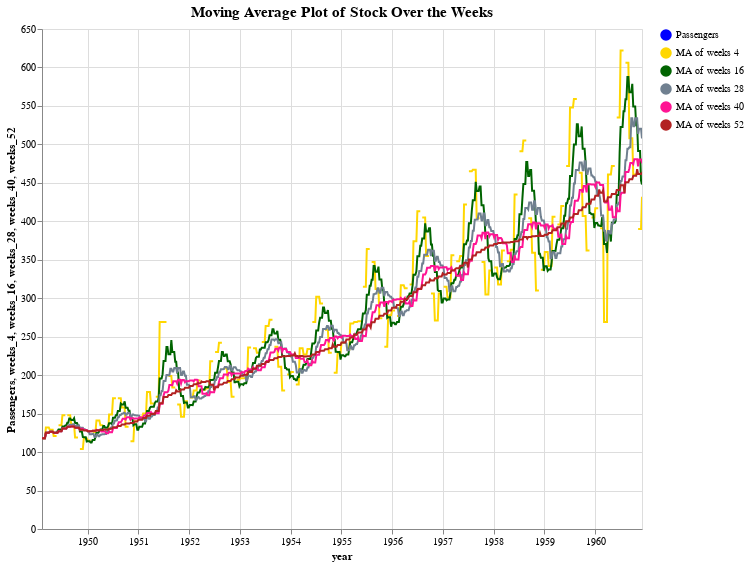

The notebook cell saved with this chart:
### Code cell
# set base for creat custom legend and plots
base = alt.Chart(df_ma.reset_index()).transform_calculate(
legend1="'Passengers'",
legend2="'MA of weeks 4'",
legend3="'MA of weeks 16'",
legend4="'MA of weeks 28'",
legend5="'MA of weeks 40'",
legend6="'MA of weeks 52'"
)
scale = alt.Scale(domain=["Passengers", 
                          "MA of weeks 4",
                          "MA of weeks 16",
                          "MA of weeks 28",
                          "MA of weeks 40",
                          "MA of weeks 52"], 
                  range=['blue', 
                         'gold', 
                         'darkgreen', 
                         'slategray', 
                         'deeppink',
                         'firebrick'])

line1 = base.mark_line(color='blue').encode(
x = 'year:T',
y = 'Passengers:Q',
color=alt.Color('legend1:N', scale=scale, title=''),
)

line2 = base.mark_line(color='gold').encode(
x = 'year:T',
y = 'weeks_4:Q',
color=alt.Color('legend2:N', scale=scale, title='')
)

line3 = base.mark_line(color='darkgreen').encode(
x = 'year:T',
y = 'weeks_16:Q',
color=alt.Color('legend3:N', scale=scale, title='')
)

line4 = base.mark_line(color='slategray').encode(
x = 'year:T',
y = 'weeks_28:Q',
color=alt.Color('legend4:N', scale=scale, title='')
)


line5 = base.mark_line(color='deeppink').encode(
x = 'year:T',
y = 'weeks_40:Q',
color=alt.Color('legend5:N', scale=scale, title='')
)

line6 = base.mark_line(color='firebrick').encode(
x = 'year:T',
y = 'weeks_52:Q',
color=alt.Color('legend6:N', scale=scale, title='')
)

text = line1.mark_text(
    align='left',
    baseline='middle',
    dx=3  # Nudges text to right so it doesn't appear on top of the bar
)   


(line1 + line2 + line3 + line4 + line5 + line6 +text).properties(
    title={"text":['Moving Average Plot of Stock Over the Weeks'],
           "fontSize":15,
           "fontWeight": 'bold',
           "font":'Courier New',},
    height=500, width=600
).interactive()

### Figure 1 — Vega-Lite specification as saved in the notebook (floating-point values rounded to 4 significant figures; data arrays with more than 128 entries replaced by an {"elided": "..."} marker saying what was removed)
{"config": {"view": {"continuousWidth": 400, "continuousHeight": 300}}, "layer": [{"mark": {"type": "line", "color": "blue"}, "encoding": {"color": {"field": "legend1", "scale": {"domain": ["Passengers", "MA of weeks 4", "MA of weeks 16", "MA of weeks 28", "MA of weeks 40", "MA of weeks 52"], "range": ["blue", "gold", "darkgreen", "slategray", "deeppink", "firebrick"]}, "title": "", "type": "nominal"}, "x": {"field": "year", "type": "temporal"}, "y": {"field": "Passengers", "type": "quantitative"}}, "selection": {"selector001": {"type": "interval", "bind": "scales", "encodings": ["x", "y"]}}, "transform": [{"calculate": "'Passengers'", "as": "legend1"}, {"calculate": "'MA of weeks 4'", "as": "legend2"}, {"calculate": "'MA of weeks 16'", "as": "legend3"}, {"calculate": "'MA of weeks 28'", "as": "legend4"}, {"calculate": "'MA of weeks 40'", "as": "legend5"}, {"calculate": "'MA of weeks 52'", "as": "legend6"}]}, {"mark": {"type": "line", "color": "gold"}, "encoding": {"color": {"field": "legend2", "scale": {"domain": ["Passengers", "MA of weeks 4", "MA of weeks 16", "MA of weeks 28", "MA of weeks 40", "MA of weeks 52"], "range": ["blue", "gold", "darkgreen", "slategray", "deeppink", "firebrick"]}, "title": "", "type": "nominal"}, "x": {"field": "year", "type": "temporal"}, "y": {"field": "weeks_4", "type": "quantitative"}}, "transform": [{"calculate": "'Passengers'", "as": "legend1"}, {"calculate": "'MA of weeks 4'", "as": "legend2"}, {"calculate": "'MA of weeks 16'", "as": "legend3"}, {"calculate": "'MA of weeks 28'", "as": "legend4"}, {"calculate": "'MA of weeks 40'", "as": "legend5"}, {"calculate": "'MA of weeks 52'", "as": "legend6"}]}, {"mark": {"type": "line", "color": "darkgreen"}, "encoding": {"color": {"field": "legend3", "scale": {"domain": ["Passengers", "MA of weeks 4", "MA of weeks 16", "MA of weeks 28", "MA of weeks 40", "MA of weeks 52"], "range": ["blue", "gold", "darkgreen", "slategray", "deeppink", "firebrick"]}, "title": "", "type": "nominal"}, "x": {"field": "year", "type": "temporal"}, "y": {"field": "weeks_16", "type": "quantitative"}}, "transform": [{"calculate": "'Passengers'", "as": "legend1"}, {"calculate": "'MA of weeks 4'", "as": "legend2"}, {"calculate": "'MA of weeks 16'", "as": "legend3"}, {"calculate": "'MA of weeks 28'", "as": "legend4"}, {"calculate": "'MA of weeks 40'", "as": "legend5"}, {"calculate": "'MA of weeks 52'", "as": "legend6"}]}, {"mark": {"type": "line", "color": "slategray"}, "encoding": {"color": {"field": "legend4", "scale": {"domain": ["Passengers", "MA of weeks 4", "MA of weeks 16", "MA of weeks 28", "MA of weeks 40", "MA of weeks 52"], "range": ["blue", "gold", "darkgreen", "slategray", "deeppink", "firebrick"]}, "title": "", "type": "nominal"}, "x": {"field": "year", "type": "temporal"}, "y": {"field": "weeks_28", "type": "quantitative"}}, "transform": [{"calculate": "'Passengers'", "as": "legend1"}, {"calculate": "'MA of weeks 4'", "as": "legend2"}, {"calculate": "'MA of weeks 16'", "as": "legend3"}, {"calculate": "'MA of weeks 28'", "as": "legend4"}, {"calculate": "'MA of weeks 40'", "as": "legend5"}, {"calculate": "'MA of weeks 52'", "as": "legend6"}]}, {"mark": {"type": "line", "color": "deeppink"}, "encoding": {"color": {"field": "legend5", "scale": {"domain": ["Passengers", "MA of weeks 4", "MA of weeks 16", "MA of weeks 28", "MA of weeks 40", "MA of weeks 52"], "range": ["blue", "gold", "darkgreen", "slategray", "deeppink", "firebrick"]}, "title": "", "type": "nominal"}, "x": {"field": "year", "type": "temporal"}, "y": {"field": "weeks_40", "type": "quantitative"}}, "transform": [{"calculate": "'Passengers'", "as": "legend1"}, {"calculate": "'MA of weeks 4'", "as": "legend2"}, {"calculate": "'MA of weeks 16'", "as": "legend3"}, {"calculate": "'MA of weeks 28'", "as": "legend4"}, {"calculate": "'MA of weeks 40'", "as": "legend5"}, {"calculate": "'MA of weeks 52'", "as": "legend6"}]}, {"mark": {"type": "line", "color": "firebrick"}, "encoding": {"color": {"field": "legend6", "scale": {"domain": ["Passengers", "MA of weeks 4", "MA of weeks 16", "MA of weeks 28", "MA of weeks 40", "MA of weeks 52"], "range": ["blue", "gold", "darkgreen", "slategray", "deeppink", "firebrick"]}, "title": "", "type": "nominal"}, "x": {"field": "year", "type": "temporal"}, "y": {"field": "weeks_52", "type": "quantitative"}}, "transform": [{"calculate": "'Passengers'", "as": "legend1"}, {"calculate": "'MA of weeks 4'", "as": "legend2"}, {"calculate": "'MA of weeks 16'", "as": "legend3"}, {"calculate": "'MA of weeks 28'", "as": "legend4"}, {"calculate": "'MA of weeks 40'", "as": "legend5"}, {"calculate": "'MA of weeks 52'", "as": "legend6"}]}, {"mark": {"type": "text", "align": "left", "baseline": "middle", "dx": 3}, "encoding": {"color": {"field": "legend1", "scale": {"domain": ["Passengers", "MA of weeks 4", "MA of weeks 16", "MA of weeks 28", "MA of weeks 40", "MA of weeks 52"], "range": ["blue", "gold", "darkgreen", "slategray", "deeppink", "firebrick"]}, "title": "", "type": "nominal"}, "x": {"field": "year", "type": "temporal"}, "y": {"field": "Passengers", "type": "quantitative"}}, "transform": [{"calculate": "'Passengers'", "as": "legend1"}, {"calculate": "'MA of weeks 4'", "as": "legend2"}, {"calculate": "'MA of weeks 16'", "as": "legend3"}, {"calculate": "'MA of weeks 28'", "as": "legend4"}, {"calculate": "'MA of weeks 40'", "as": "legend5"}, {"calculate": "'MA of weeks 52'", "as": "legend6"}]}], "data": {"name": "data-9b930ec1855cc64320179587ef34bbb2"}, "height": 500, "title": {"text": ["Moving Average Plot of Stock Over the Weeks"], "fontSize": 15, "fontWeight": "bold", "font": "Courier New"}, "width": 600, "$schema": "https://vega.github.io/schema/vega-lite/v4.17.0.json", "datasets": {"data-9b930ec1855cc64320179587ef34bbb2": {"elided": "618 records"}}}
